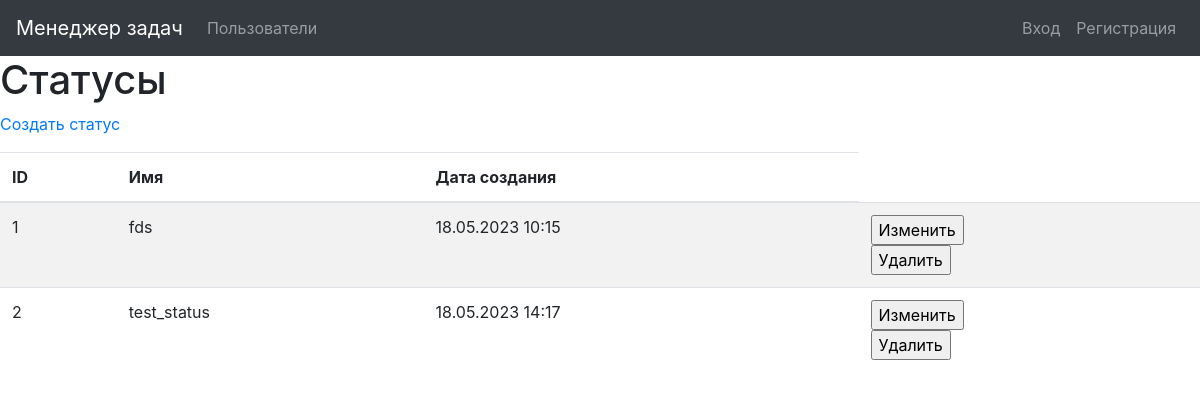
The app's page /statuses/, older data.
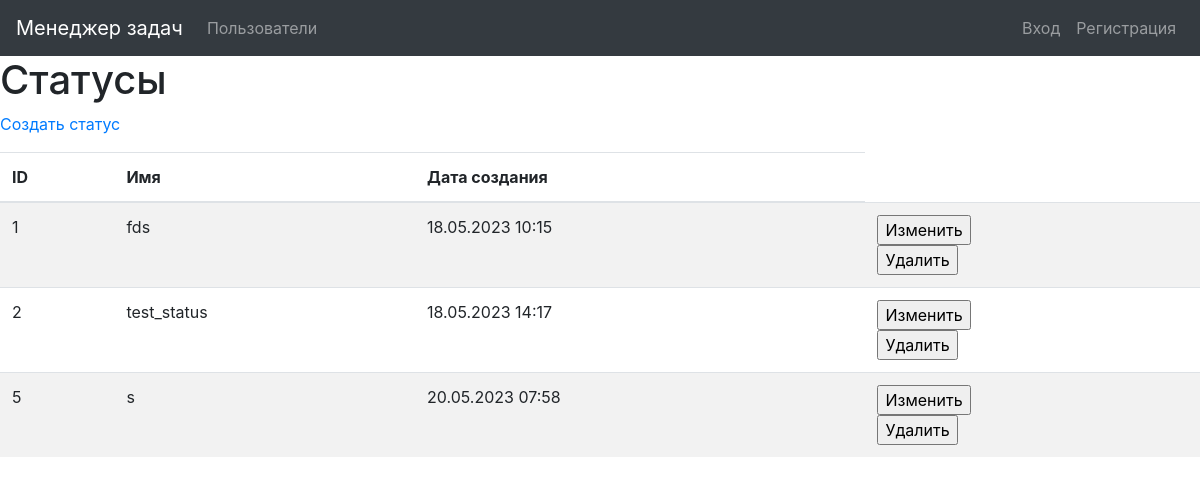
The same page, newer data.
### task_manager/statuses/models.py (models this page shows, shortened)
class Status(models.Model):
    name = models.CharField(_('Name'), max_length=100, unique=True)
    created_at = models.DateTimeField(default=timezone.now)

### task_manager/statuses/views.py (the view)
# urls.py: path('', views.StatusesListView.as_view(),
class StatusesListView(ListView):
    model = Status
    template_name = 'status/status_list.html'
    context_object_name = 'statuses'

### task_manager/templates/status/status_list.html (shortened to what this page needs)
{% extends "base.html" %}
{% block content %}
{% load i18n %}
<h1>{% translate "Statuses" %}</h1>
<p><a href="{% url 'status_create' %}">{% translate "Create status" %}</a></p>
<div class="table-responsive">
  <table class="table table-striped">
    <thead>
      <tr>
        <th>ID</th>
        <th>{% translate "Name" %}</th>
        <th>{% translate "Creation date" %}</th>
      </tr>
    </thead>
    <tbody>
    {% for status in statuses %}
      <tr>
        <td>{{ status.id }}</td>
        <td>{{ status.name }}</td>
        <td>{{ status.created_at|date:"d.m.Y H:i" }}</td>
        <td>
          <form action="{% url 'status_update' pk=status.id %}" method="get">
          <input type="submit" value="Изменить">
          </form>
          <form action="{% url 'status_delete' pk=status.id %}" method="get">
          <input type="submit" value="Удалить">
          </form>
        </td>
      </tr>
      {% endfor %}
      </tbody>
</table>
  </div>
{% endblock %}

Row changes from the older to the newer data that the page shows:
added Status: id "5", name "s", created_at "20.05.2023 07:58"
